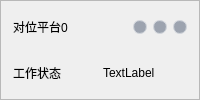
       <widget class="QFrame" name="card_plt0">
        <property name="styleSheet">
         <string notr="true">QFrame#card_rail, QFrame#card_plt0, QFrame#card_plt1, QFrame#card_plt2,
QFrame#card_plt3, QFrame#card_plt4, QFrame#card_plt5, QFrame#card_plt6 {
    background: #ffffff;
    border: 1px solid #b0b8c1;
    border-radius: 4px;
}</string>
        </property>
        <property name="frameShape">
         <enum>QFrame::StyledPanel</enum>
        </property>
        <property name="frameShadow">
         <enum>QFrame::Raised</enum>
        </property>
        <layout class="QVBoxLayout" name="verticalLayout_8">
         <property name="spacing">
          <number>6</number>
         </property>
         <property name="leftMargin">
          <number>6</number>
         </property>
         <property name="topMargin">
          <number>6</number>
         </property>
         <property name="rightMargin">
          <number>6</number>
         </property>
         <property name="bottomMargin">
          <number>6</number>
         </property>
         <item>
          <widget class="QWidget" name="widget_13" native="true">
           <layout class="QHBoxLayout" name="horizontalLayout_9">
            <property name="spacing">
             <number>6</number>
            </property>
            <property name="leftMargin">
             <number>6</number>
            </property>
            <property name="topMargin">
             <number>6</number>
            </property>
            <property name="rightMargin">
             <number>6</number>
            </property>
            <property name="bottomMargin">
             <number>6</number>
            </property>
            <item>
             <widget class="QLabel" name="label_13">
              <property name="text">
               <string>对位平台0</string>
              </property>
             </widget>
            </item>
            <item>
             <widget class="QLabel" name="plt0_label_Xstatus">
              <property name="minimumSize">
               <size>
                <width>14</width>
                <height>14</height>
               </size>
              </property>
              <property name="maximumSize">
               <size>
                <width>14</width>
                <height>14</height>
               </size>
              </property>
              <property name="styleSheet">
               <string notr="true">    background-color: #9ca3af;   /* 默认灰色 */
    border-radius: 7px;          /* 宽高的一半 = 正圆 */
    border: 1px solid #d1d5db;</string>
              </property>
              <property name="text">
               <string/>
              </property>
             </widget>
            </item>
            <item>
             <widget class="QLabel" name="plt0_label_Ystatus">
              <property name="minimumSize">
               <size>
                <width>14</width>
                <height>14</height>
               </size>
              </property>
              <property name="maximumSize">
               <size>
                <width>14</width>
                <height>14</height>
               </size>
              </property>
              <property name="styleSheet">
               <string notr="true">    background-color: #9ca3af;   /* 默认灰色 */
    border-radius: 7px;          /* 宽高的一半 = 正圆 */
    border: 1px solid #d1d5db;</string>
              </property>
              <property name="text">
               <string/>
              </property>
             </widget>
            </item>
            <item>
             <widget class="QLabel" name="plt0_label_Zstatus">
              <property name="minimumSize">
               <size>
                <width>14</width>
                <height>14</height>
               </size>
              </property>
              <property name="maximumSize">
               <size>
                <width>14</width>
                <height>14</height>
               </size>
              </property>
              <property name="styleSheet">
               <string notr="true">    background-color: #9ca3af;   /* 默认灰色 */
    border-radius: 7px;          /* 宽高的一半 = 正圆 */
    border: 1px solid #d1d5db;</string>
              </property>
              <property name="text">
               <string/>
              </property>
             </widget>
            </item>
           </layout>
          </widget>
         </item>
         <item>
          <widget class="QWidget" name="widget_16" native="true">
           <layout class="QHBoxLayout" name="horizontalLayout_15">
            <property name="spacing">
             <number>6</number>
            </property>
            <property name="leftMargin">
             <number>6</number>
            </property>
            <property name="topMargin">
             <number>6</number>
            </property>
            <property name="rightMargin">
             <number>6</number>
            </property>
            <property name="bottomMargin">
             <number>6</number>
            </property>
            <item>
             <widget class="QLabel" name="label_19">
              <property name="text">
               <string>工作状态</string>
              </property>
             </widget>
            </item>
            <item>
             <widget class="QLabel" name="plt0_label_state">
              <property name="text">
               <string>TextLabel</string>
              </property>
             </widget>
            </item>
           </layout>
          </widget>
         </item>
        </layout>
       </widget>
